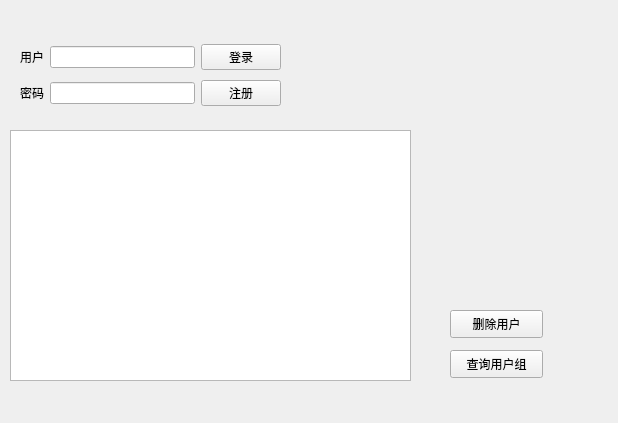
<?xml version="1.0" encoding="UTF-8"?>
<ui version="4.0">
 <class>logging</class>
 <widget class="QWidget" name="logging">
  <property name="geometry">
   <rect>
    <x>0</x>
    <y>0</y>
    <width>618</width>
    <height>423</height>
   </rect>
  </property>
  <property name="windowTitle">
   <string>Form</string>
  </property>
  <widget class="QWidget" name="gridLayoutWidget">
   <property name="geometry">
    <rect>
     <x>20</x>
     <y>40</y>
     <width>261</width>
     <height>71</height>
    </rect>
   </property>
   <layout class="QGridLayout" name="gridLayout">
    <item row="0" column="0">
     <widget class="QLabel" name="user">
      <property name="text">
       <string>用户</string>
      </property>
     </widget>
    </item>
    <item row="1" column="0">
     <widget class="QLabel" name="password">
      <property name="text">
       <string>密码</string>
      </property>
     </widget>
    </item>
    <item row="1" column="1">
     <widget class="QLineEdit" name="password_2"/>
    </item>
    <item row="0" column="1">
     <widget class="QLineEdit" name="user_2"/>
    </item>
    <item row="0" column="2">
     <widget class="QPushButton" name="log">
      <property name="text">
       <string>登录</string>
      </property>
     </widget>
    </item>
    <item row="1" column="2">
     <widget class="QPushButton" name="pushButton">
      <property name="text">
       <string>注册</string>
      </property>
     </widget>
    </item>
   </layout>
  </widget>
  <widget class="QLabel" name="label">
   <property name="geometry">
    <rect>
     <x>290</x>
     <y>40</y>
     <width>241</width>
     <height>61</height>
    </rect>
   </property>
   <property name="font">
    <font>
     <pointsize>15</pointsize>
     <weight>75</weight>
     <bold>true</bold>
    </font>
   </property>
   <property name="text">
    <string/>
   </property>
  </widget>
  <widget class="QTableView" name="tableView">
   <property name="geometry">
    <rect>
     <x>10</x>
     <y>130</y>
     <width>401</width>
     <height>251</height>
    </rect>
   </property>
   <attribute name="horizontalHeaderStretchLastSection">
    <bool>true</bool>
   </attribute>
  </widget>
  <widget class="QPushButton" name="selectusers">
   <property name="geometry">
    <rect>
     <x>450</x>
     <y>350</y>
     <width>93</width>
     <height>28</height>
    </rect>
   </property>
   <property name="text">
    <string>查询用户组</string>
   </property>
  </widget>
  <widget class="QPushButton" name="deleteUser">
   <property name="geometry">
    <rect>
     <x>450</x>
     <y>310</y>
     <width>93</width>
     <height>28</height>
    </rect>
   </property>
   <property name="text">
    <string>删除用户</string>
   </property>
  </widget>
 </widget>
 <resources/>
 <connections/>
</ui>
